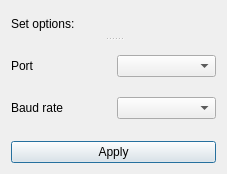
<?xml version="1.0" encoding="UTF-8"?>
<ui version="4.0">
 <class>SerialOptionsDialog</class>
 <widget class="QDialog" name="SerialOptionsDialog">
  <property name="geometry">
   <rect>
    <x>0</x>
    <y>0</y>
    <width>227</width>
    <height>174</height>
   </rect>
  </property>
  <property name="windowTitle">
   <string>Dialog</string>
  </property>
  <layout class="QVBoxLayout" name="verticalLayout_2">
   <item>
    <widget class="QSplitter" name="splitter">
     <property name="orientation">
      <enum>Qt::Vertical</enum>
     </property>
     <widget class="QLabel" name="label_3">
      <property name="text">
       <string>Set options:</string>
      </property>
     </widget>
     <widget class="QWidget" name="">
      <layout class="QVBoxLayout" name="verticalLayout">
       <item>
        <layout class="QHBoxLayout" name="horizontalLayout">
         <item>
          <widget class="QLabel" name="label">
           <property name="text">
            <string>Port</string>
           </property>
          </widget>
         </item>
         <item>
          <widget class="QComboBox" name="Port"/>
         </item>
        </layout>
       </item>
       <item>
        <layout class="QHBoxLayout" name="horizontalLayout_2">
         <item>
          <widget class="QLabel" name="label_2">
           <property name="text">
            <string>Baud rate</string>
           </property>
          </widget>
         </item>
         <item>
          <widget class="QComboBox" name="BaudRate"/>
         </item>
        </layout>
       </item>
      </layout>
     </widget>
    </widget>
   </item>
   <item>
    <widget class="QPushButton" name="pushButton">
     <property name="text">
      <string>Apply</string>
     </property>
    </widget>
   </item>
  </layout>
 </widget>
 <resources/>
 <connections/>
</ui>
